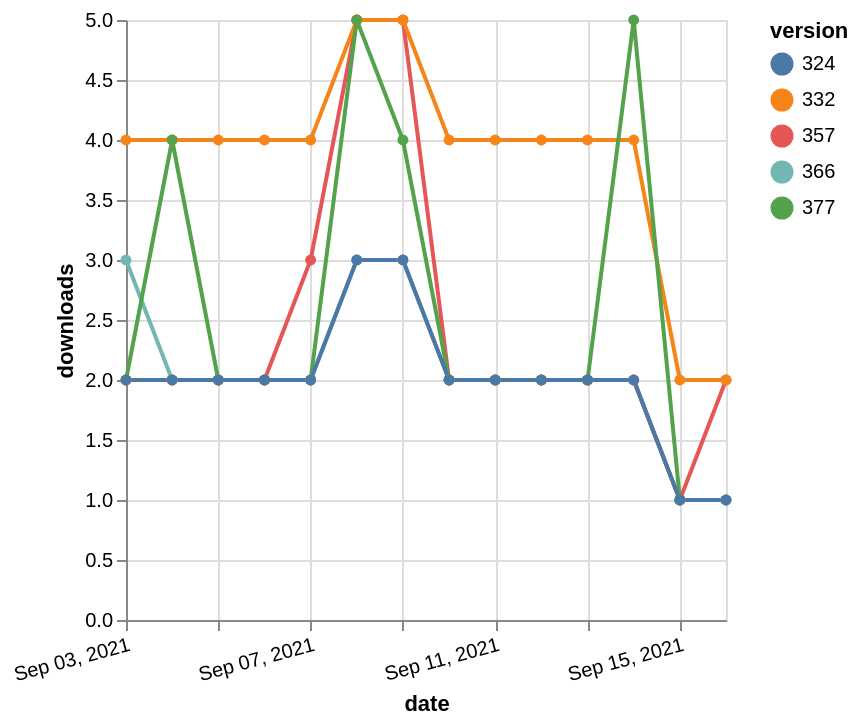

Specify this chart in Vega-Lite:
### Vega-Lite specification from a JSON file in a GitHub repository (floating-point values rounded to 4 significant figures)
{"$schema": "https://vega.github.io/schema/vega-lite/v5.json", "description": "A simple bar chart with embedded data.", "data": {"values": [{"date": "2021-09-03", "total": 2281, "delta": 3, "version": "366"}, {"date": "2021-09-04", "total": 2283, "delta": 2, "version": "366"}, {"date": "2021-09-05", "total": 2285, "delta": 2, "version": "366"}, {"date": "2021-09-06", "total": 2287, "delta": 2, "version": "366"}, {"date": "2021-09-07", "total": 2289, "delta": 2, "version": "366"}, {"date": "2021-09-08", "total": 2292, "delta": 3, "version": "366"}, {"date": "2021-09-09", "total": 2295, "delta": 3, "version": "366"}, {"date": "2021-09-10", "total": 2297, "delta": 2, "version": "366"}, {"date": "2021-09-11", "total": 2299, "delta": 2, "version": "366"}, {"date": "2021-09-12", "total": 2301, "delta": 2, "version": "366"}, {"date": "2021-09-13", "total": 2303, "delta": 2, "version": "366"}, {"date": "2021-09-14", "total": 2305, "delta": 2, "version": "366"}, {"date": "2021-09-15", "total": 2306, "delta": 1, "version": "366"}, {"date": "2021-09-16", "total": 2307, "delta": 1, "version": "366"}, {"date": "2021-09-03", "total": 2852, "delta": 2, "version": "357"}, {"date": "2021-09-04", "total": 2854, "delta": 2, "version": "357"}, {"date": "2021-09-05", "total": 2856, "delta": 2, "version": "357"}, {"date": "2021-09-06", "total": 2858, "delta": 2, "version": "357"}, {"date": "2021-09-07", "total": 2861, "delta": 3, "version": "357"}, {"date": "2021-09-08", "total": 2866, "delta": 5, "version": "357"}, {"date": "2021-09-09", "total": 2871, "delta": 5, "version": "357"}, {"date": "2021-09-10", "total": 2873, "delta": 2, "version": "357"}, {"date": "2021-09-11", "total": 2875, "delta": 2, "version": "357"}, {"date": "2021-09-12", "total": 2877, "delta": 2, "version": "357"}, {"date": "2021-09-13", "total": 2879, "delta": 2, "version": "357"}, {"date": "2021-09-14", "total": 2881, "delta": 2, "version": "357"}, {"date": "2021-09-15", "total": 2882, "delta": 1, "version": "357"}, {"date": "2021-09-16", "total": 2884, "delta": 2, "version": "357"}, {"date": "2021-09-03", "total": 4806, "delta": 4, "version": "332"}, {"date": "2021-09-04", "total": 4810, "delta": 4, "version": "332"}, {"date": "2021-09-05", "total": 4814, "delta": 4, "version": "332"}, {"date": "2021-09-06", "total": 4818, "delta": 4, "version": "332"}, {"date": "2021-09-07", "total": 4822, "delta": 4, "version": "332"}, {"date": "2021-09-08", "total": 4827, "delta": 5, "version": "332"}, {"date": "2021-09-09", "total": 4832, "delta": 5, "version": "332"}, {"date": "2021-09-10", "total": 4836, "delta": 4, "version": "332"}, {"date": "2021-09-11", "total": 4840, "delta": 4, "version": "332"}, {"date": "2021-09-12", "total": 4844, "delta": 4, "version": "332"}, {"date": "2021-09-13", "total": 4848, "delta": 4, "version": "332"}, {"date": "2021-09-14", "total": 4852, "delta": 4, "version": "332"}, {"date": "2021-09-15", "total": 4854, "delta": 2, "version": "332"}, {"date": "2021-09-16", "total": 4856, "delta": 2, "version": "332"}, {"date": "2021-09-03", "total": 2108, "delta": 2, "version": "377"}, {"date": "2021-09-04", "total": 2112, "delta": 4, "version": "377"}, {"date": "2021-09-05", "total": 2114, "delta": 2, "version": "377"}, {"date": "2021-09-06", "total": 2116, "delta": 2, "version": "377"}, {"date": "2021-09-07", "total": 2118, "delta": 2, "version": "377"}, {"date": "2021-09-08", "total": 2123, "delta": 5, "version": "377"}, {"date": "2021-09-09", "total": 2127, "delta": 4, "version": "377"}, {"date": "2021-09-10", "total": 2129, "delta": 2, "version": "377"}, {"date": "2021-09-11", "total": 2131, "delta": 2, "version": "377"}, {"date": "2021-09-12", "total": 2133, "delta": 2, "version": "377"}, {"date": "2021-09-13", "total": 2135, "delta": 2, "version": "377"}, {"date": "2021-09-14", "total": 2140, "delta": 5, "version": "377"}, {"date": "2021-09-15", "total": 2141, "delta": 1, "version": "377"}, {"date": "2021-09-16", "total": 2142, "delta": 1, "version": "377"}, {"date": "2021-09-03", "total": 2584, "delta": 2, "version": "324"}, {"date": "2021-09-04", "total": 2586, "delta": 2, "version": "324"}, {"date": "2021-09-05", "total": 2588, "delta": 2, "version": "324"}, {"date": "2021-09-06", "total": 2590, "delta": 2, "version": "324"}, {"date": "2021-09-07", "total": 2592, "delta": 2, "version": "324"}, {"date": "2021-09-08", "total": 2595, "delta": 3, "version": "324"}, {"date": "2021-09-09", "total": 2598, "delta": 3, "version": "324"}, {"date": "2021-09-10", "total": 2600, "delta": 2, "version": "324"}, {"date": "2021-09-11", "total": 2602, "delta": 2, "version": "324"}, {"date": "2021-09-12", "total": 2604, "delta": 2, "version": "324"}, {"date": "2021-09-13", "total": 2606, "delta": 2, "version": "324"}, {"date": "2021-09-14", "total": 2608, "delta": 2, "version": "324"}, {"date": "2021-09-15", "total": 2609, "delta": 1, "version": "324"}, {"date": "2021-09-16", "total": 2610, "delta": 1, "version": "324"}]}, "width": "container", "mark": {"type": "line", "point": {"filled": true}}, "encoding": {"x": {"field": "date", "type": "temporal", "timeUnit": "yearmonthdate", "title": "date", "axis": {"labelAngle": -15}}, "y": {"field": "delta", "type": "quantitative", "title": "downloads"}, "color": {"field": "version", "type": "nominal"}, "tooltip": {"field": "delta"}}}
